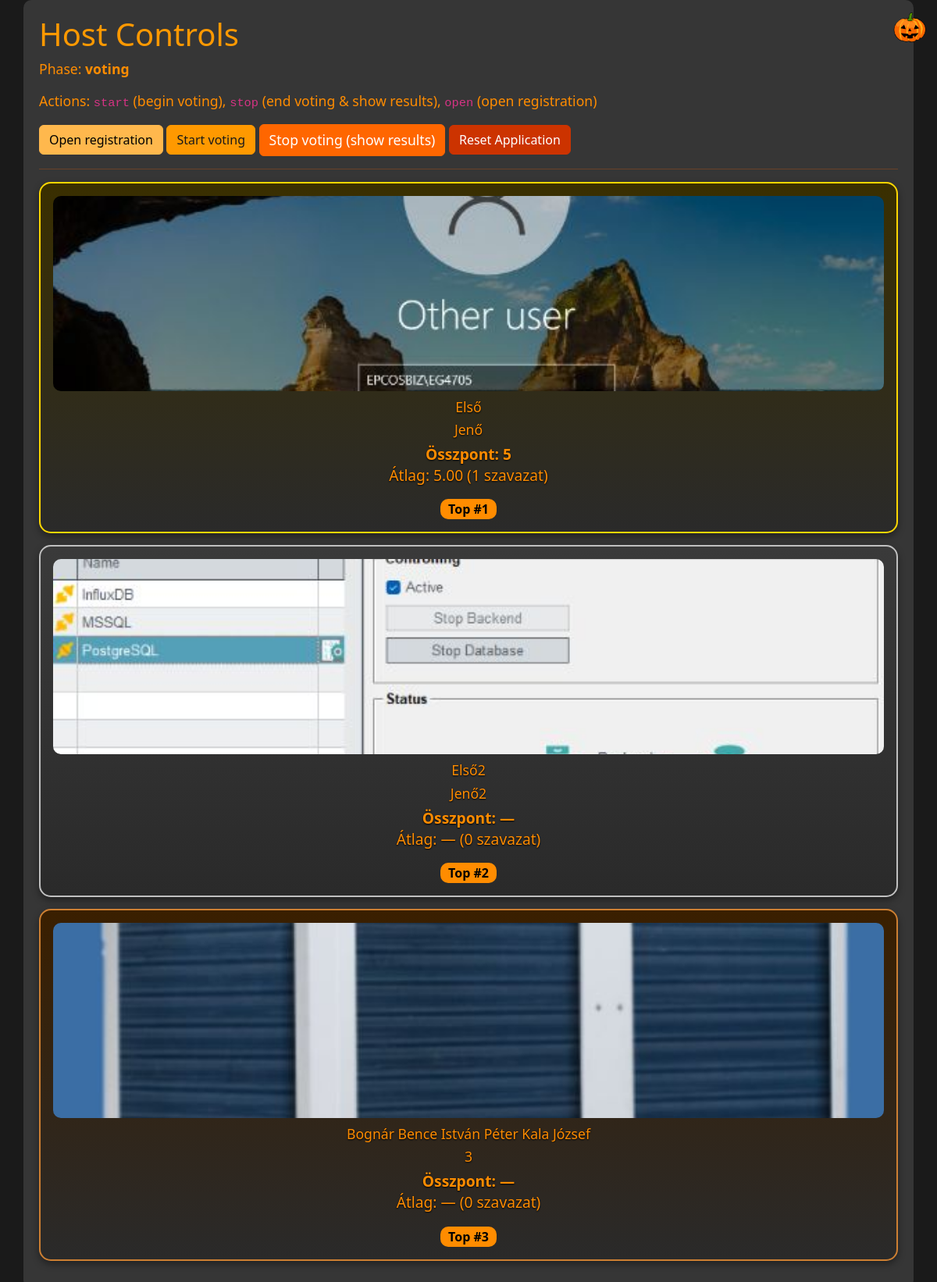
The page /start_vote.php (signed in) on the database as committed earlier.
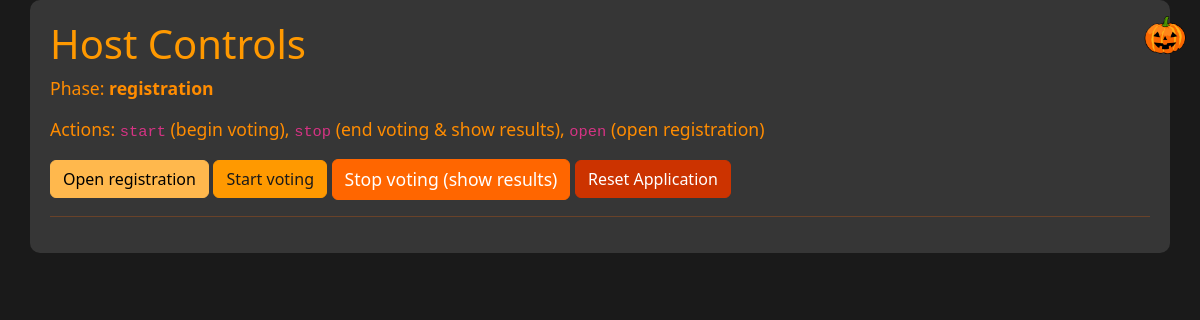
The same page on the database as committed later.
### tables this page shows
CREATE TABLE meta (
    k TEXT PRIMARY KEY,
    v TEXT
);

CREATE TABLE participants (
    id INTEGER PRIMARY KEY AUTOINCREMENT,
    name TEXT NOT NULL,
    costume TEXT NOT NULL,
    photo TEXT,
    created_at INTEGER NOT NULL DEFAULT (strftime('%s','now'))
);

### inc/db.php (called while the page is built, shortened)
<?php
function get_phase($pdo) {
    $st = $pdo->query("SELECT v FROM meta WHERE k='phase'");
    $r = $st->fetchColumn();
    return $r ?: 'registration';
}
?>

### inc/functions.php (called while the page is built, shortened)
<?php
require_once __DIR__ . '/db.php';
function h($s){ return htmlspecialchars($s, ENT_QUOTES); }
?>

### start_vote.php (the view, shortened to what this page needs)
<?php
require 'inc/db.php';
require 'inc/functions.php';
$rows = $pdo->query('
  SELECT
    p.*,
    (SELECT SUM(score) FROM votes v WHERE v.participant_id = p.id) AS total_score,
    (SELECT AVG(score) FROM votes v WHERE v.participant_id = p.id) AS avg_score,
    (SELECT COUNT(*) FROM votes v WHERE v.participant_id = p.id) AS votes_count
  FROM participants p
  ORDER BY total_score DESC NULLS LAST, avg_score DESC
')->fetchAll();
$phase = get_phase($pdo);
?>
<!doctype html>
<html><head><meta charset="utf-8"><title>Host Controls</title>
<link rel="stylesheet" href="https://cdn.jsdelivr.net/npm/bootstrap@5.3.0/dist/css/bootstrap.min.css">
<link rel="stylesheet" href="assets/css/custom.css">
</head><body>
<div class="container" style="padding:20px">
  <h1>Host Controls</h1>
  <p>Phase: <strong><?php echo h($phase); ?></strong></p>
  <p>Actions: <code>start</code> (begin voting), <code>stop</code> (end voting & show results), <code>open</code> (open registration)</p>
  <p>
    <a class="btn btn-warning" href="start_vote.php?action=open">Open registration</a>
    <a class="btn btn-success" href="start_vote.php?action=start">Start voting</a>
    <a class="btn btn-primary" href="start_vote.php?action=stop">Stop voting (show results)</a>
    <a class="btn btn-danger" href="reset.php" onclick="return confirm('Are you sure? This will delete the database and all uploads!')">Reset Application</a>
  </p>
  <hr>
  <?php $i=0; foreach ($rows as $r): $i++; ?>
    <?php
      $rankClass = '';
      if ($i === 1) $rankClass = 'gold';
      elseif ($i === 2) $rankClass = 'silver';
      elseif ($i === 3) $rankClass = 'bronze';
    ?>
    <div class="col-12">
      <div class="card result-card <?php echo $rankClass; ?> p-3 text-center">
        <?php if ($r['photo']): ?>
          <img src="<?php echo h($r['photo']); ?>" class="photo" alt="photo">
        <?php endif; ?>
        <div class="result-card-content">
          <h4><?php echo h($r['name']); ?></h4>
          <p><?php echo h($r['costume']); ?></p>
          <p style="font-size:1.2rem">
            <strong>Összpont: <?php echo $r['total_score'] ? number_format($r['total_score'],0) : '—'; ?></strong><br>
            Átlag: <?php echo $r['avg_score'] ? number_format($r['avg_score'],2) : '—'; ?>
            (<?php echo $r['votes_count']; ?> szavazat)
          </p>
          <?php if ($i<=3): ?><div class="badge rank-badge">Top #<?php echo $i; ?></div><?php endif; ?>
        </div>
      </div>
    </div>
  <?php endforeach; ?>
<a href="index.php">
  <img src="assets/images/pumpkin.png" class="pumpkin" alt="pumpkin">
</a>
</div>
</body></html>

Rows that differ between the two databases and show on the page:
removed participants: photo (picture), name "Első", costume "Jenő", total_score "5", avg_score "5.00", votes_count "1"
removed participants: photo (picture), name "Első2", costume "Jenő2", votes_count "0"
removed participants: photo (picture), name "Bognár Bence István Péter Kala József", costume "3", votes_count "0"
changed meta: v "voting" → "registration"
